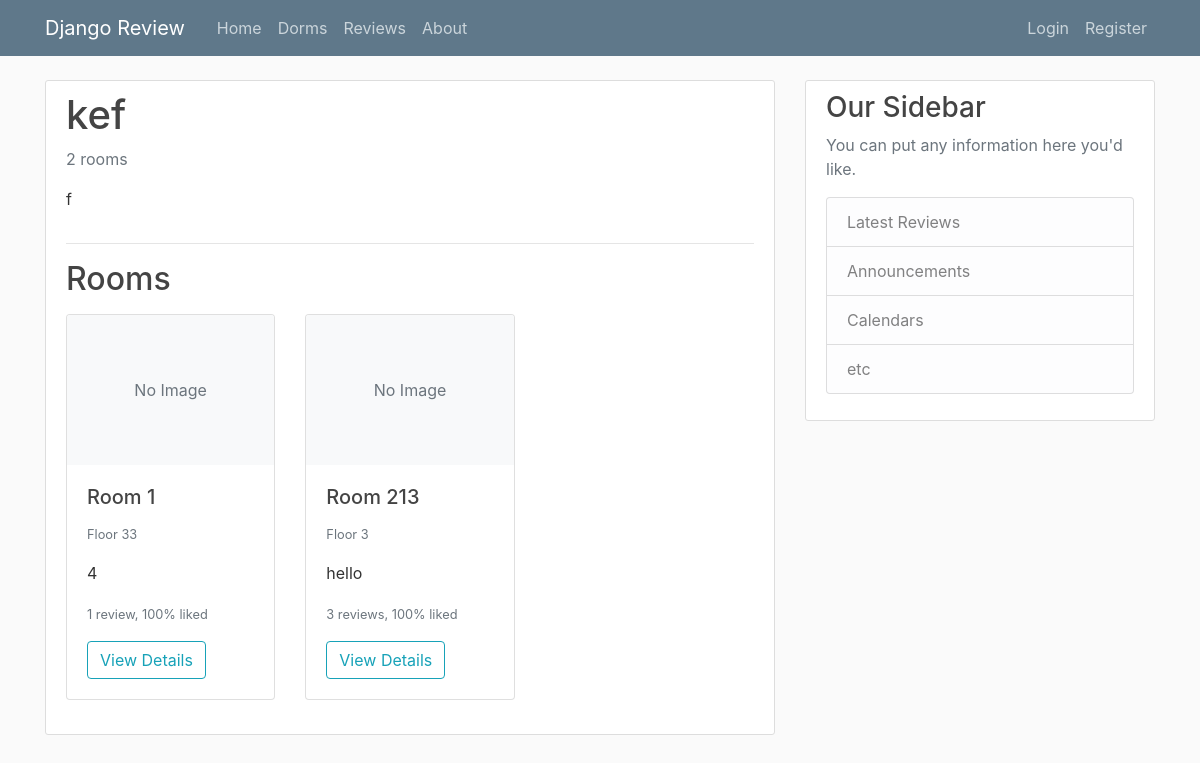
The page /dorm/1/ on the database as committed earlier.
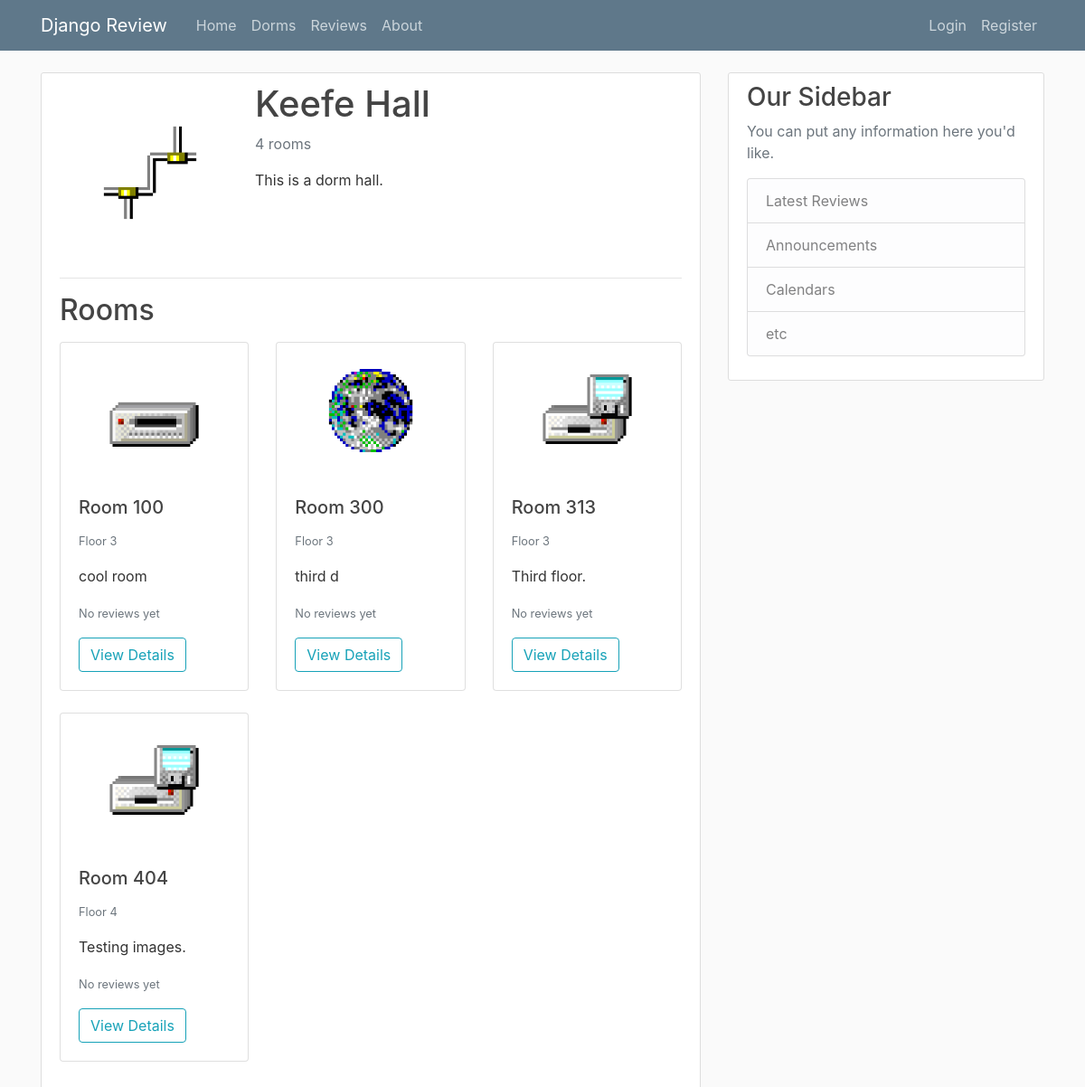
The same page on the database as committed later.
### review/models.py (models this page shows, shortened)
class Dorm(models.Model):
    name = models.CharField(max_length=100)
    description = models.TextField()
    image = models.ImageField(upload_to='dorm_images', blank=True, null=True)

class Room(models.Model):
    dorm = models.ForeignKey(Dorm, on_delete=models.CASCADE, related_name='rooms')
    room_number = models.CharField(max_length=20)
    floor = models.PositiveIntegerField()
    description = models.TextField()
    image = models.ImageField(upload_to='room_images', blank=True, null=True)
    class Meta:
        unique_together = ['dorm', 'room_number']  # Ensure room numbers are unique within a dorm

### review/views.py (the view)
# urls.py: path('dorm/<int:pk>/', DormDetailView.as_view(), name='dorm-detail'),
class DormDetailView(DetailView):
    model = Dorm
    template_name = 'review/dorm_detail.html'
    def get_context_data(self, **kwargs):
        context = super().get_context_data(**kwargs)
        rooms = Room.objects.filter(dorm=self.object).order_by('room_number')
        rooms_with_stats = []
        for room in rooms:
            reviews = room.reviews.all()
            total_reviews = reviews.count()
            liked_reviews = sum(1 for review in reviews if review.liked)
            like_percentage = 0
            if total_reviews > 0:
                like_percentage = (liked_reviews / total_reviews) * 100
            rooms_with_stats.append({
                'room': room,
                'total_reviews': total_reviews,
                'liked_reviews': liked_reviews,
                'like_percentage': like_percentage
            })
        context['rooms_with_stats'] = rooms_with_stats
        return context

### review/templates/review/dorm_detail.html (shortened to what this page needs)
{% extends 'review/base.html' %}
{% block content %}
    <div class="content-section">
        <div class="media">
            {% if object.image %}
                <img class="rounded mr-3" src="{{ object.image.url }}" alt="{{ object.name }}" style="width: 200px; height: 200px; object-fit: cover;">
            {% endif %}
            <div class="media-body">
                <h1 class="mt-0">{{ object.name }}</h1>
                <p class="text-muted">{{ object.rooms.count }} room{{ object.rooms.count|pluralize }}</p>
                <p>{{ object.description }}</p>
            </div>
        </div>
        <hr>
        <h2 class="mb-3">Rooms</h2>
        <div class="row">
            {% for room_data in rooms_with_stats %}
                <div class="col-md-4 mb-4">
                    <div class="card h-100">
                        {% if room_data.room.image %}
                            <img src="{{ room_data.room.image.url }}" class="card-img-top" alt="Room {{ room_data.room.room_number }}" style="height: 150px; object-fit: cover;">
                        {% else %}
                            <div class="card-img-top bg-light d-flex justify-content-center align-items-center" style="height: 150px;">
                                <span class="text-muted">No Image</span>
                            </div>
                        {% endif %}
                        <div class="card-body">
                            <h5 class="card-title">Room {{ room_data.room.room_number }}</h5>
                            <p class="card-text"><small class="text-muted">Floor {{ room_data.room.floor }}</small></p>
                            <p class="card-text">{{ room_data.room.description|truncatechars:100 }}</p>
                            {% if room_data.total_reviews > 0 %}
                                <p class="card-text">
                                    <small class="text-muted">
                                        {{ room_data.total_reviews }} review{{ room_data.total_reviews|pluralize }},
                                        {{ room_data.like_percentage|floatformat:0 }}% liked
                                    </small>
                                </p>
                            {% else %}
                                <p class="card-text"><small class="text-muted">No reviews yet</small></p>
                            {% endif %}
                            <a href="{% url 'room-detail' room_data.room.id %}" class="btn btn-outline-info">View Details</a>
                        </div>
                    </div>
                </div>
            {% empty %}
                <div class="col">
                    <p>No rooms have been added to this dorm yet.</p>
                </div>
            {% endfor %}
        </div>
    </div>
{% endblock content %}

### review/templates/review/base.html (shortened to what this page needs)
{% load static %}
<!DOCTYPE html>
<html lang="en">
<head>
    <link rel="stylesheet" href="https://cdn.jsdelivr.net/npm/bootstrap@4.0.0/dist/css/bootstrap.min.css"
>
    <link rel="stylesheet" type="text/css" href="{% static 'review/main.css' %}">
</head>
<body>
<header class="site-header">
    <nav class="navbar navbar-expand-md navbar-dark bg-steel fixed-top">
        <div class="container">
            <a class="navbar-brand mr-4" href="{% url 'review-home' %}">Django Review</a>
            <div class="collapse navbar-collapse" id="navbarToggle">
                <div class="navbar-nav mr-auto">
                    <a class="nav-item nav-link" href="{% url 'review-home' %}">Home</a>
                    <a class="nav-item nav-link" href="{% url 'dorm-list' %}">Dorms</a>
                    <a class="nav-item nav-link" href="{% url 'review-list' %}">Reviews</a>
                    <a class="nav-item nav-link" href="{% url 'review-about' %}">About</a>
                </div>
                <div class="navbar-nav">
                    {% if user.is_authenticated %}
                        {% if user.is_staff %}
                            <div class="nav-item dropdown">
                                <a class="nav-link dropdown-toggle" href="#" id="adminDropdown" role="button"
                                   data-toggle="dropdown" aria-haspopup="true" aria-expanded="false">
                                    Admin
                                </a>
                                <div class="dropdown-menu" aria-labelledby="adminDropdown">
                                    <a class="dropdown-item" href="{% url 'dorm-create' %}">Add Dorm</a>
                                    <a class="dropdown-item" href="{% url 'room-create' %}">Add Room</a>
                                    <div class="dropdown-divider"></div>
                                    <a class="dropdown-item" href="/admin/">Django Admin</a>
                                </div>
                            </div>
                        {% endif %}
                        <a class="nav-item nav-link" href="{% url 'post-create' %}">New Review</a>
                        <a class="nav-item nav-link" href="{% url 'profile' %}">Profile</a>
                        {% if user.profile.assigned_room %}
                            <span class="nav-item nav-link text-success">
                                <small>Room: {{ user.profile.assigned_room.room_number }}</small>
                            </span>
                        {% else %}
                            <span class="nav-item nav-link text-warning">
                                <small>No Room Assigned</small>
                            </span>
                        {% endif %}
                        <form method="POST" action="{% url 'logout' %}" style="display: inline;">
                            {% csrf_token %}
                            <button type="submit" class="btn btn-outline-light btn-sm nav-item nav-link">Logout</button>
                        </form>
                    {% else %}
                        <a class="nav-item nav-link" href="{% url 'login' %}">Login</a>
                        <a class="nav-item nav-link" href="{% url 'register' %}">Register</a>
                    {% endif %}
                </div>
            </div>
        </div>
    </nav>
</header>
<main role="main" class="container">
    <div class="row">
        <div class="col-md-8">
            {% block content %}{% endblock %}
        </div>
        <div class="col-md-4">
            <div class="content-section">
                <h3>Our Sidebar</h3>
                <p class='text-muted'>You can put any information here you'd like.
                <ul class="list-group">
                    <li class="list-group-item list-group-item-light">Latest Reviews</li>
                    <li class="list-group-item list-group-item-light">Announcements</li>
                    <li class="list-group-item list-group-item-light">Calendars</li>
                    <li class="list-group-item list-group-item-light">etc</li>
                </ul>
                </p>
            </div>
        </div>
    </div>
</main>
</body>
</html>

### review/static/review/main.css (style rules this page uses)
body { background: #fafafa; color: #333333; margin-top: 5rem; }
h1, h2, h3, h4, h5, h6 { color: #444444; }
ul { margin: 0; }
.bg-steel { background-color: #5f788a; }
.site-header .navbar-nav .nav-link { color: #cbd5db; }
.content-section { background: #ffffff; padding: 10px 20px; border: 1px solid #dddddd; border-radius: 3px; margin-bottom: 20px; }
.card-img-top { height: 150px; object-fit: cover; }

Rows that differ between the two databases and show on the page:
removed Room: image "No Image", room.room_number "1", room.floor "33", room.description "4", total_reviews "1", like_percentage "100"
removed Room: image "No Image", room.room_number "213", room.floor "3", room.description "hello", total_reviews "3", like_percentage "100"
changed Dorm: image: picture added; name "kef" → "Keefe Hall"; rooms.count "2" → "4"; description "f" → "This is a dorm hall."
added Room: room.image (picture), room.room_number "100", room.floor "3", room.description "cool room", shows "No reviews yet"
added Room: room.image (picture), room.room_number "300", room.floor "3", room.description "third d", shows "No reviews yet"
added Room: room.image (picture), room.room_number "313", room.floor "3", room.description "Third floor.", shows "No reviews yet"
added Room: room.image (picture), room.room_number "404", room.floor "4", room.description "Testing images.", shows "No reviews yet"
